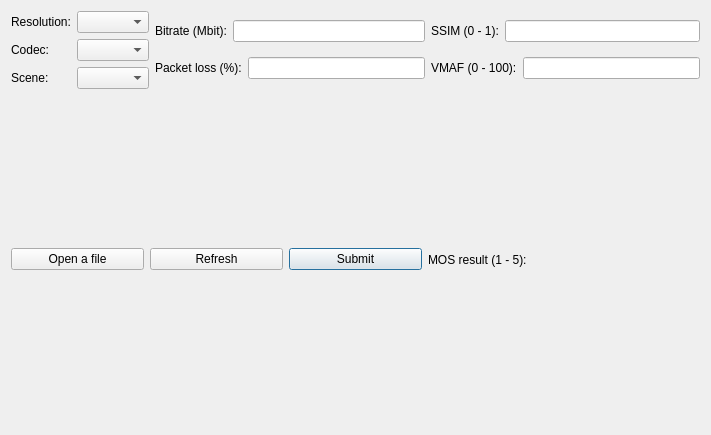
<?xml version="1.0" encoding="UTF-8"?>
<ui version="4.0">
 <class>Widget</class>
 <widget class="QDialog" name="Widget">
  <property name="geometry">
   <rect>
    <x>0</x>
    <y>0</y>
    <width>711</width>
    <height>435</height>
   </rect>
  </property>
  <property name="maximumSize">
   <size>
    <width>800</width>
    <height>600</height>
   </size>
  </property>
  <property name="windowTitle">
   <string>Dialog</string>
  </property>
  <layout class="QVBoxLayout" name="verticalLayout_4">
   <item>
    <layout class="QHBoxLayout" name="horizontalLayout_8">
     <item>
      <layout class="QVBoxLayout" name="verticalLayout">
       <item>
        <layout class="QHBoxLayout" name="horizontalLayout">
         <item>
          <widget class="QLabel" name="resolution_combo_label">
           <property name="text">
            <string>Resolution:</string>
           </property>
          </widget>
         </item>
         <item>
          <widget class="QComboBox" name="resolution_combo"/>
         </item>
        </layout>
       </item>
       <item>
        <layout class="QHBoxLayout" name="horizontalLayout_2">
         <item>
          <widget class="QLabel" name="codec_combo_label">
           <property name="text">
            <string>Codec:</string>
           </property>
          </widget>
         </item>
         <item>
          <widget class="QComboBox" name="codec_combo"/>
         </item>
        </layout>
       </item>
       <item>
        <layout class="QHBoxLayout" name="horizontalLayout_3">
         <item>
          <widget class="QLabel" name="scene_combo_label">
           <property name="text">
            <string>Scene:</string>
           </property>
          </widget>
         </item>
         <item>
          <widget class="QComboBox" name="scene_combo"/>
         </item>
        </layout>
       </item>
      </layout>
     </item>
     <item>
      <layout class="QVBoxLayout" name="verticalLayout_2">
       <item>
        <layout class="QHBoxLayout" name="horizontalLayout_4">
         <item>
          <widget class="QLabel" name="bitrate_input_label">
           <property name="focusPolicy">
            <enum>Qt::FocusPolicy::NoFocus</enum>
           </property>
           <property name="text">
            <string>Bitrate (Mbit):</string>
           </property>
          </widget>
         </item>
         <item>
          <widget class="QLineEdit" name="bitrate_input"/>
         </item>
        </layout>
       </item>
       <item>
        <layout class="QHBoxLayout" name="horizontalLayout_5">
         <item>
          <widget class="QLabel" name="loss_input_label">
           <property name="text">
            <string>Packet loss (%):</string>
           </property>
          </widget>
         </item>
         <item>
          <widget class="QLineEdit" name="loss_input"/>
         </item>
        </layout>
       </item>
      </layout>
     </item>
     <item>
      <layout class="QVBoxLayout" name="verticalLayout_3">
       <item>
        <layout class="QHBoxLayout" name="horizontalLayout_7">
         <item>
          <widget class="QLabel" name="ssim_input_label">
           <property name="text">
            <string>SSIM (0 - 1):</string>
           </property>
          </widget>
         </item>
         <item>
          <widget class="QLineEdit" name="ssim_input"/>
         </item>
        </layout>
       </item>
       <item>
        <layout class="QHBoxLayout" name="horizontalLayout_6">
         <item>
          <widget class="QLabel" name="vmaf_input_label">
           <property name="text">
            <string>VMAF (0 - 100):</string>
           </property>
           <property name="textFormat">
            <enum>Qt::TextFormat::AutoText</enum>
           </property>
          </widget>
         </item>
         <item>
          <widget class="QLineEdit" name="vmaf_input"/>
         </item>
        </layout>
       </item>
      </layout>
     </item>
    </layout>
   </item>
   <item>
    <layout class="QHBoxLayout" name="horizontalLayout_9">
     <item>
      <widget class="QPushButton" name="file_screen_button">
       <property name="focusPolicy">
        <enum>Qt::FocusPolicy::ClickFocus</enum>
       </property>
       <property name="text">
        <string>Open a file</string>
       </property>
      </widget>
     </item>
     <item>
      <widget class="QPushButton" name="refresh_button">
       <property name="focusPolicy">
        <enum>Qt::FocusPolicy::ClickFocus</enum>
       </property>
       <property name="text">
        <string>Refresh</string>
       </property>
      </widget>
     </item>
     <item>
      <widget class="QPushButton" name="submit_button">
       <property name="focusPolicy">
        <enum>Qt::FocusPolicy::ClickFocus</enum>
       </property>
       <property name="text">
        <string>Submit</string>
       </property>
       <property name="default">
        <bool>true</bool>
       </property>
      </widget>
     </item>
     <item>
      <widget class="QLabel" name="result_desc_label">
       <property name="text">
        <string>MOS result (1 - 5):</string>
       </property>
      </widget>
     </item>
     <item>
      <widget class="QLabel" name="result_label">
       <property name="text">
        <string/>
       </property>
      </widget>
     </item>
    </layout>
   </item>
  </layout>
 </widget>
 <resources/>
 <connections/>
</ui>
